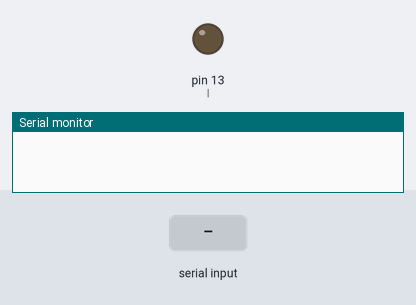
Bench run of a sketch on a simulated Arduino Uno, built with avr-gcc and run on an emulated ATmega328P. On the bench: output pins drawn as LEDs (lit = HIGH), the last lines printed to the serial monitor. The inputs (shaded band) are chosen by the test bench.

Above: at 1.2 s.
1.3 s: byte 30 received over Serial
At 2.1 s:
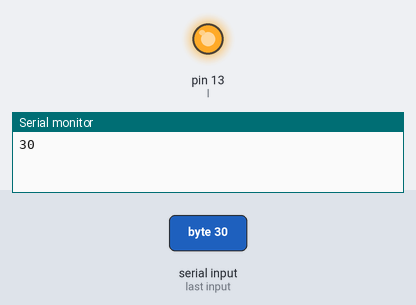
Timing chart, 0 to 4.3 s (numbered marks = the images above; inputs shaded):
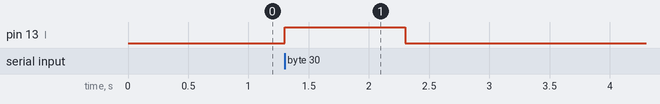

The sketch:

serial_receptor.ino
```cpp
int l = 13;

void setup(){
  Serial.begin(9600);
  pinMode(l, OUTPUT);
}

void loop(){
  if(Serial.available()){
  int v = Serial.read();
  Serial.println(v);
      digitalWrite(l, HIGH);
  delay(1000);
  digitalWrite(l, LOW);
  delay(1000);
    }
  }
```

Measured:
- after the input at 1.3 s, pin 13 (l): LOW → HIGH at once, → LOW 1.0 s later
